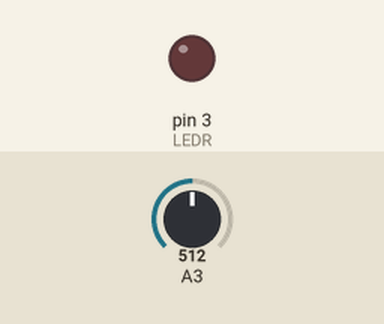
This sketch was run on a simulated Arduino Uno, built with avr-gcc and run on an emulated ATmega328P. Parts: output pins drawn as LEDs (lit = HIGH). The inputs (shaded band) are chosen by the test bench; at power-on: A3 = 512.

Above: at 1.2 s.
1.3 s: A3 set to 716
At 1.6 s:
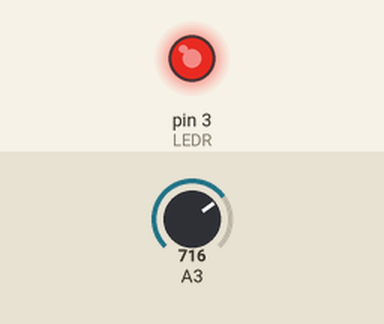
2.8 s: A3 set to 758
At 4.0 s:
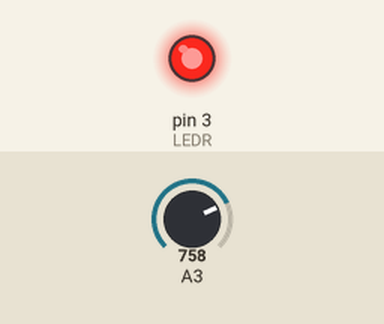
4.3 s: A3 set to 768
At 5.1 s:
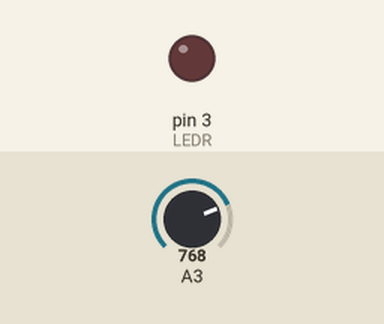
5.8 s: A3 set to 900
At 6.3 s:
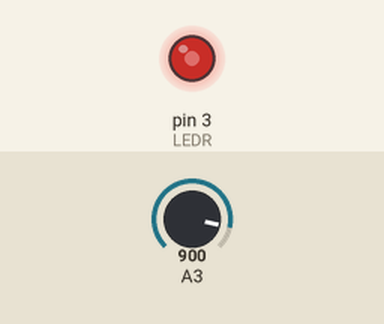
7.3 s: A3 set to 306
At 8.5 s:
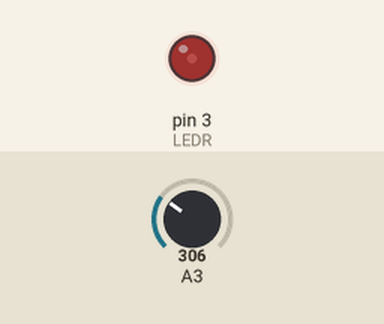
8.8 s: A3 set to 0
At 9.8 s:
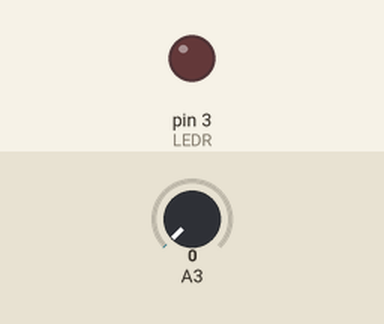
Timing chart, 0 to 11.3 s (numbered marks = the images above; inputs shaded):
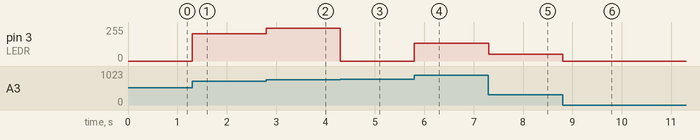

The sketch:

Q9.ino
```cpp
int LEDR = 3;
int LEDG = 1;
int LEDB = 2;


void setup()
{
  pinMode(LEDR, OUTPUT);

}

void loop()
{
  int intens = analogRead(A3);

  analogWrite(LEDR, intens);
  delay(1);

}
```

Measured:
- the behaviour switches between 767 and 768 on A3 (found by bisection; images 2 and 3)
- after the input at 1.3 s, pin 3 (LEDR): 0/255 → 204/255 at once
- after the input at 2.8 s, pin 3 (LEDR): 204/255 → 246/255 at once
- after the input at 4.3 s, pin 3 (LEDR): 246/255 → 0/255 at once
- after the input at 5.8 s, pin 3 (LEDR): 0/255 → 132/255 at once
- after the input at 7.3 s, pin 3 (LEDR): 132/255 → 50/255 at once
- after the input at 8.8 s, pin 3 (LEDR): 50/255 → 0/255 at once
